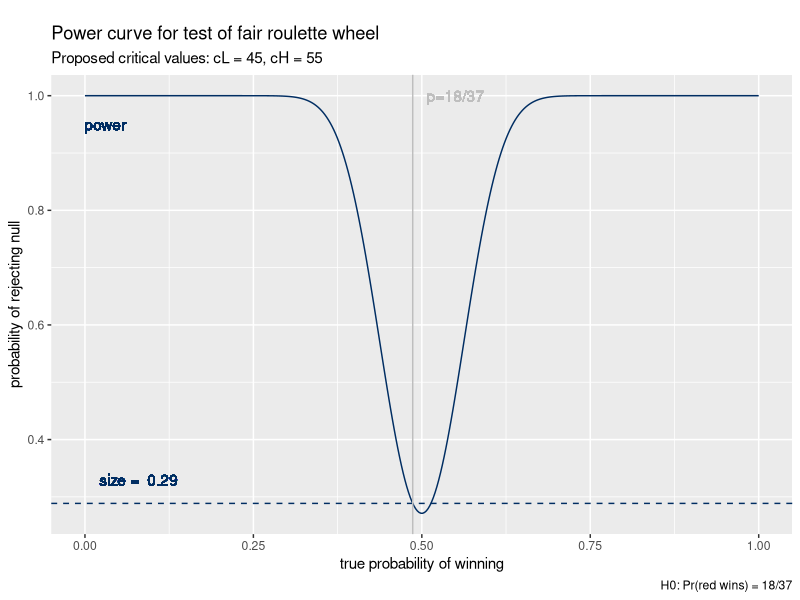
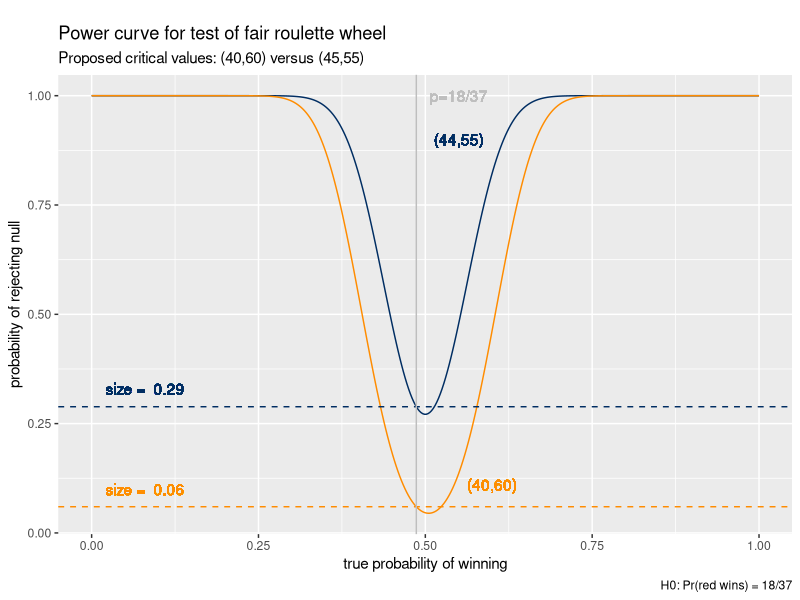
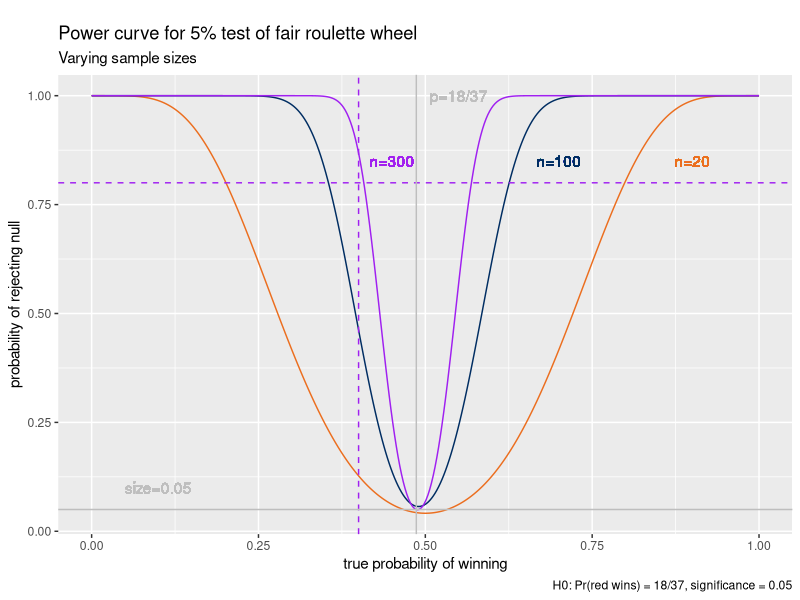
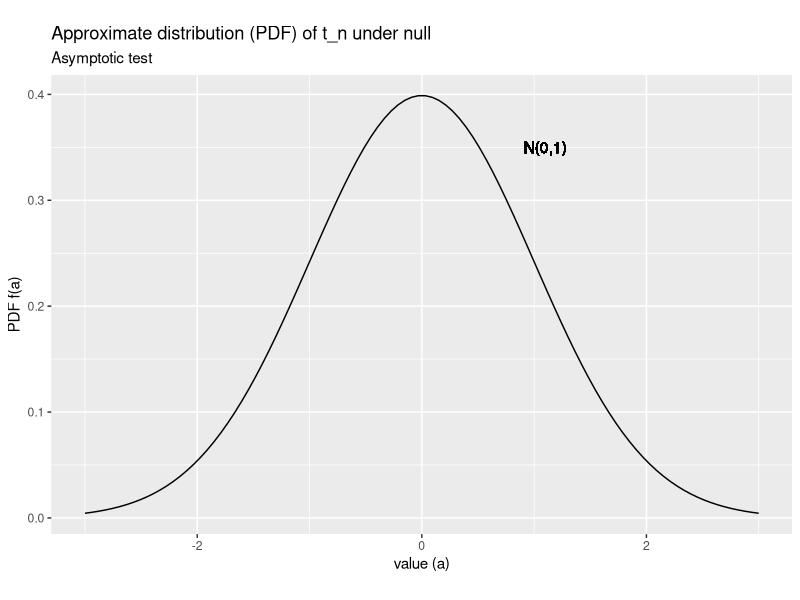
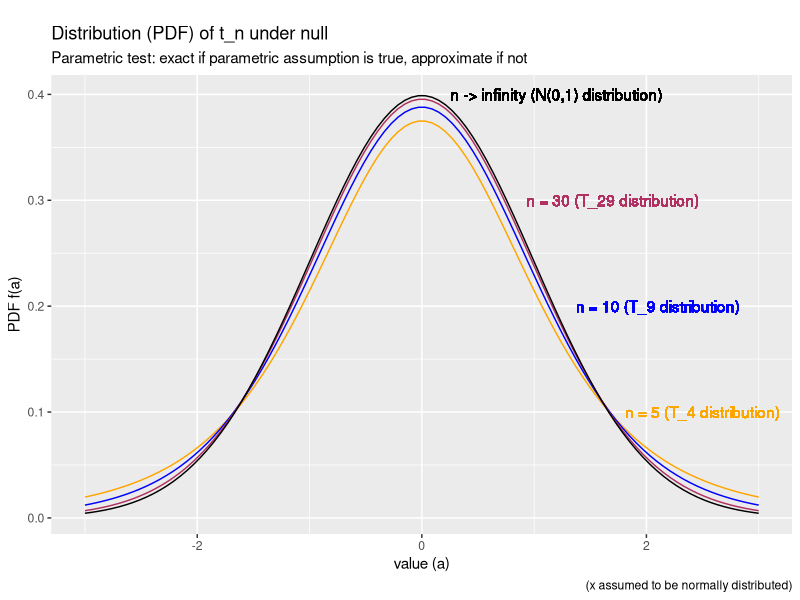

These charts were generated, in order, by the following R code:
## ---- chunk 1
knitr::opts_chunk$set(echo = FALSE,
                      prompt = FALSE,
                      tidy = TRUE,
                      collapse = TRUE)
library("tidyverse")
## ---- chunk 2
   pbinom(44,100,18/37) + 1 - pbinom(55,100,18/37)
## ---- chunk 3
   pbinom(44,100,0.4) + 1 - pbinom(55,100,0.4)
## ---- chunk 4
size4455 <- pbinom(44, 100, 18/37) +
  (1 - pbinom(55,100,18/37))
PowerCurveData <- tibble(theta = seq(0,1,length.out=380),
                         power = pbinom(44,
                                        100,
                                        theta) +
                           (1 - pbinom(55,
                                       100,
                                       theta)),
                         size = size4455)
ggplot(data = PowerCurveData,
       mapping = aes(x = theta,y = power)) +
  geom_line(col="#002D62") +
  geom_text(x=0.03,y=0.95,col="#002D62",label="power") +
  geom_hline(yintercept=size4455, linetype="dashed", col="#002D62") +
  geom_text(x=0.08,y=0.33,col="#002D62",
            label=paste("size = ", format(size4455,digits=2))) +
  geom_vline(xintercept = 18/37,col="gray") +
  geom_text(label="p=18/37",x=0.55,y=1.0,col="gray") +
  xlab("true probability of winning") +
  ylab("probability of rejecting null") +
  labs(title = "Power curve for test of fair roulette wheel",
       subtitle = "Proposed critical values: cL = 45, cH = 55",
       caption = "H0: Pr(red wins) = 18/37",
       tag = "")
## ---- chunk 5
size4455 <- pbinom(44, 100, 18/37) +
  (1 - pbinom(55, 100, 18/37))
size4060 <- pbinom(40, 100, 18/37) +
  (1 - pbinom(60, 100, 18/37))
PowerCurveData <- tibble(theta = seq(0,1,length.out=380),
                         power4455 = pbinom(44,
                                           100,
                                           theta) +
                           (1 - pbinom(55,
                                       100,
                                       theta)),
                         power4060 = pbinom(40,
                                           100,
                                           theta) +
                           (1 - pbinom(60,
                                       100,
                                       theta)),
                         size4455 = size4455,
                         size4060 = size4060)
ggplot(data = PowerCurveData,
       mapping = aes(x = theta,y = power4455)) +
  geom_line(col="#002D62") +
  geom_text(x=0.55,y=0.9,col="#002D62",label="(44,55)") +
  geom_line(aes(y = power4060),
                col="darkorange") +
  geom_text(x=0.6,y=0.11,col="darkorange",label="(40,60)") +
  geom_hline(yintercept=size4455, linetype="dashed", col="#002D62") +
  geom_text(x=0.08,y=0.33,col="#002D62",
            label=paste("size = ", format(size4455,digits=2))) +
  geom_hline(yintercept=size4060, linetype="dashed", col="darkorange") +
  geom_text(x=0.08,y=0.1,col="darkorange",
            label=paste("size = ", format(size4060,digits=1))) +
  geom_vline(xintercept = 18/37,col="gray") +
  geom_text(label="p=18/37",x=0.55,y=1.0,col="gray") +
  xlab("true probability of winning") +
  ylab("probability of rejecting null") +
  labs(title = "Power curve for test of fair roulette wheel",
       subtitle = "Proposed critical values: (40,60) versus (45,55)",
       caption = "H0: Pr(red wins) = 18/37",
       tag = "")
## ---- chunk 6
cat("2.5 percentile of binomial(100,18/37) =",
    qbinom(0.025,100,18/37),
    "\n")
cat("97.5 percentile of binomial(100,18/37) =",
    qbinom(0.975,100,18/37),
    "\n")
## ---- chunk 7
PowerCurveData <- tibble(theta = seq(0,1,length.out=380),
                         power20 = pbinom(qbinom(0.025,
                                                 20,
                                                 18/37),
                                          20,
                                          theta) +
                             (1 - pbinom(qbinom(0.975,
                                              20,
                                              18/37),
                                       20,
                                       theta)),
                         power300 = pbinom(qbinom(0.025,
                                                 300,
                                                 18/37),
                                          300,
                                          theta) +
                             (1 - pbinom(qbinom(0.975,
                                              300,
                                              18/37),
                                       300,
                                       theta)),
                         power100 = pbinom(qbinom(0.025,
                                                  100,
                                                  18/37),
                                           100,
                                           theta) +
                           (1 - pbinom(qbinom(0.975,
                                              100,
                                              18/37),
                                       100,
                                       theta)))
ggplot(data = PowerCurveData,
       mapping = aes(x = theta,y = power20)) +
  geom_line(col="#EB6E1F") +
  geom_line(aes(y = power100), col="#002D62") +
  geom_line(aes(y = power300), col="purple") +
  xlab("true probability of winning") +
  ylab("probability of rejecting null") +
  geom_text(label="n=100",x=0.7,y=0.85,col="#002D62") +
  geom_text(label="n=300",x=0.45,y=0.85,col="purple") +
  geom_text(label="n=20",x=0.9,y=0.85,col="#EB6E1F") +
  geom_text(label="p=18/37",x=0.55,y=1.0,col="gray") +
  geom_text(label="size=0.05",x=0.1,y=0.1,col="gray") +
  geom_hline(yintercept = 0.8,col="purple", linetype="dashed") +
  geom_vline(xintercept = 0.4,col="purple", linetype="dashed") +
  geom_hline(yintercept = 0.05,col="gray") +
  geom_vline(xintercept = 18/37,col="gray") +
  labs(title = "Power curve for 5% test of fair roulette wheel",
       subtitle = "Varying sample sizes",
       caption = "H0: Pr(red wins) = 18/37, significance = 0.05",
       tag = "")
## ---- chunk 8
simdata <- tibble(x = seq(-3,3,length.out = 100),
                  tinf = dnorm(x))
ggplot(data=simdata,
       mapping = aes(x= x,
                     y= tinf)) +
  geom_line() +
  geom_text(label="N(0,1)",x=1.1,y=0.35,col="black") +
  xlab("value (a)") +
  ylab("PDF f(a)") +
  labs(title = "Approximate distribution (PDF) of t_n under null",
       subtitle = "Asymptotic test",
       caption = "",
       tag = "")
## ---- chunk 9
  cat("cL = 2.5 percentile of N(0,1) = ",
      round(qnorm(0.025),3),
      "\n")
  cat("cH = 97.5 percentile of N(0,1) = ",
      round(qnorm(0.975),3),
      "\n")
## ---- chunk 10
simdata <- tibble(x = seq(-3,3,length.out = 100),
                  t5 = dt(x,df=4),
                  t10 = dt(x,df=9),
                  t30 = dt(x,df=29),
                  tinf = dnorm(x))
ggplot(data = simdata,
       mapping = aes(x = x)) +
  geom_line(aes(y = t5), col = "orange") +
  geom_line(aes(y = t10), col = "blue") +
  geom_line(aes(y = t30), col = "maroon") +
  geom_line(aes(y = tinf), col = "black") +
  geom_text(label="n -> infinity (N(0,1) distribution)",x=1.2,y=0.4,col="black") +
  geom_text(label="n = 5 (T_4 distribution)",x=2.5,y=0.1,col="orange") +
  geom_text(label="n = 10 (T_9 distribution)",x=2.1,y=0.2,col="blue") +
  geom_text(label="n = 30 (T_29 distribution)",x=1.7,y=0.3,col="maroon") +
  xlab("value (a)") +
  ylab("PDF f(a)") +
  labs(title = "Distribution (PDF) of t_n under null",
       subtitle = "Parametric test: exact if parametric assumption is true, approximate if not",
       caption = "(x assumed to be normally distributed)",
       tag = "")
## ---- chunk 11
  cat("cL = 2.5 percentile of T_4 = ",
      round(qt(0.025,df=4),3),
      "\n")
  cat("cH = 97.5 percentile of T_4 = ",
      round(qt(0.975,df=4),3),
      "\n")
## ---- chunk 12
  cat("cL = 2.5 percentile of T_29 = ",
      round(qt(0.025,df=29),3),
      "\n")
  cat("cH = 97.5 percentile of T_29 = ",
      round(qt(0.975,df=29),3),
      "\n")
## ---- chunk 13
  cat("cL = 2.5 percentile of T_999 = ",
      round(qt(0.025,df=999),3),
      "\n")
  cat("cH = 97.5 percentile of T_999 = ",
      round(qt(0.975,df=999),3),
      "\n")
## ---- chunk 14
  cat("cL = 2.5 percentile of T_99 = ",
      round(qt(0.025,df=99),3),
      "\n")
  cat("cH = 97.5 percentile of T_99 = ",
      round(qt(0.975,df=99),3),
      "\n")
## ---- chunk 15
# Construct a grid of many values between 0 and 1
theta <- seq(0,1,length.out=101)
# For each value in the grid, test the null hypothesis
cL <- qbinom(0.025,100,theta)
cH <- qbinom(0.975,100,theta)
accept35 <- (cL < 35 & cH > 35)
accept40 <- (cL < 40 & cH > 40)
# The confidence interval is the range of values that are not rejected
thetaCI35 <- range(theta[accept35])
thetaCI40 <- range(theta[accept40])
# If red wins 35 games:
cat("95% CI for win probability: ",thetaCI35[1]," to ",thetaCI35[2],"\n")
# If red wins 40 games:
cat("95% CI for win probability: ",thetaCI40[1]," to ",thetaCI40[2],"\n")
